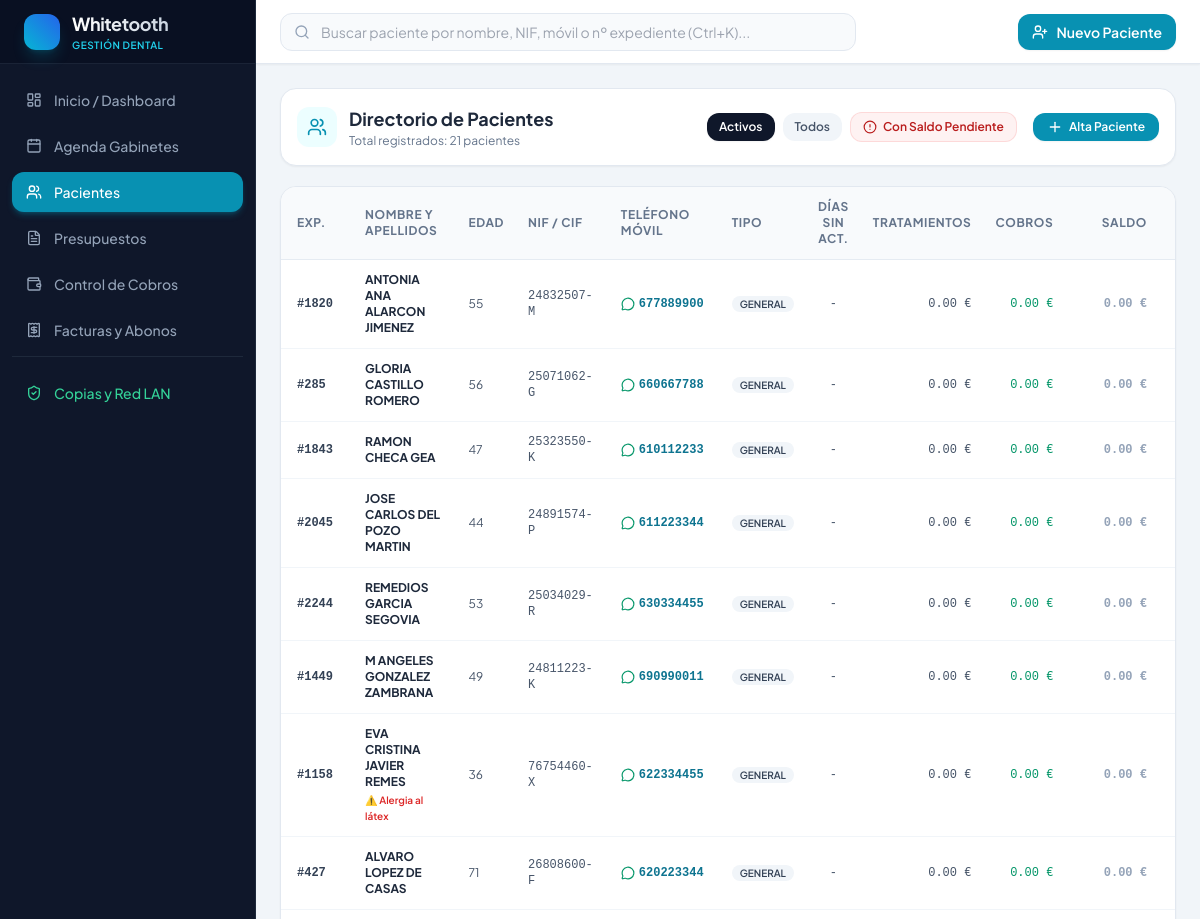
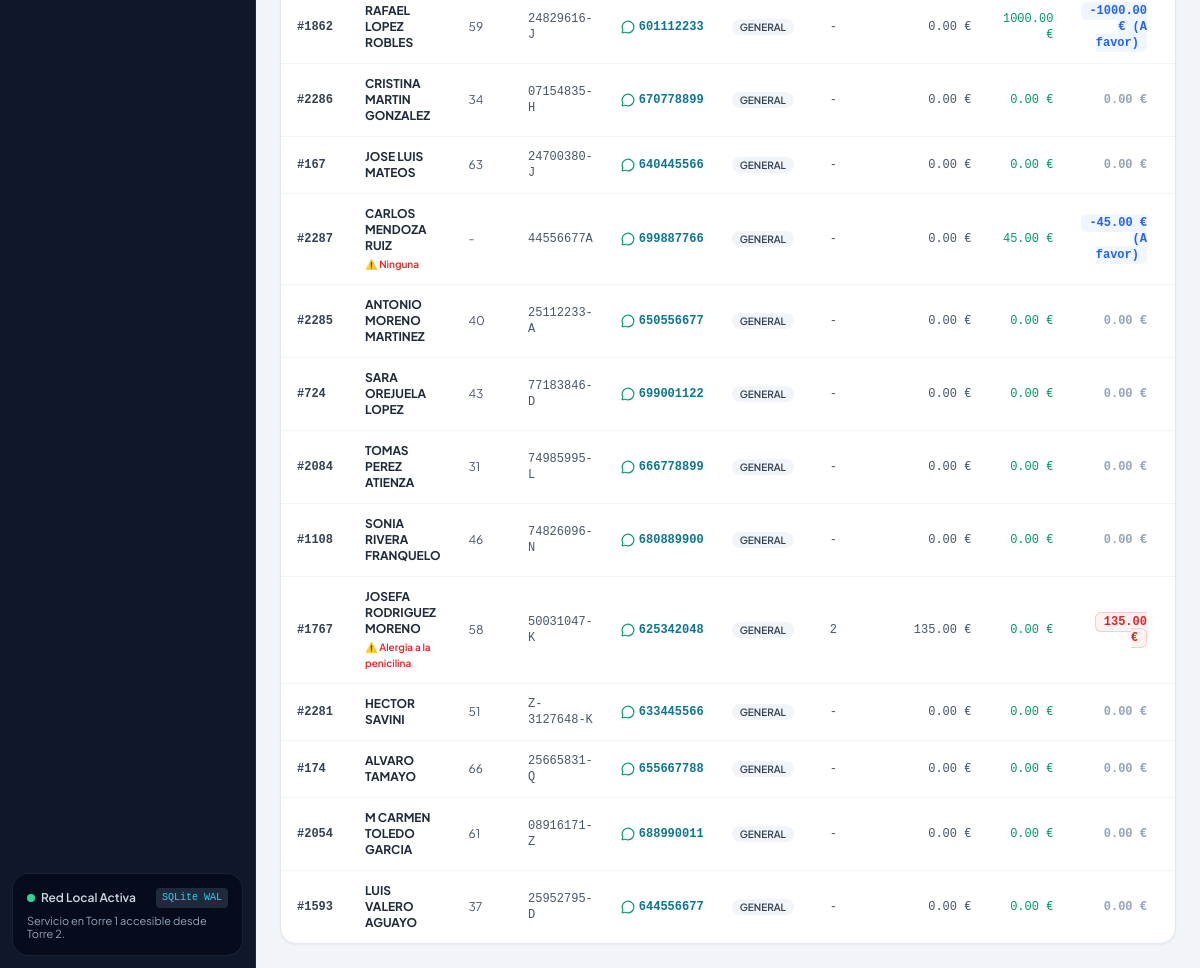
/pacientes, run on the app's committed database (2 pictures, top to bottom).
### tables this page shows
CREATE TABLE pacientes (
        id INTEGER PRIMARY KEY AUTOINCREMENT,
        numero_expediente INTEGER UNIQUE,
        nombre TEXT NOT NULL,
        apellidos TEXT NOT NULL,
        nif_cif TEXT,
        fecha_nacimiento DATE,
        telefono_fijo TEXT,
        telefono_movil TEXT NOT NULL,
        email TEXT,
        direccion TEXT,
        codigo_postal TEXT,
        poblacion TEXT,
        provincia TEXT,
        tipo_paciente TEXT DEFAULT 'general' CHECK(tipo_paciente IN ('general', 'aseguradora', 'infantil', 'vip')),
        aseguradora_nombre TEXT,
        numero_poliza TEXT,
        alergias TEXT,
        antecedentes_medicos TEXT,
        consentimiento_rgpd_firmado INTEGER DEFAULT 0,
        fecha_consentimiento_rgpd TIMESTAMP,
        estado TEXT DEFAULT 'alta' CHECK(estado IN ('alta', 'baja')),
        motivo_consulta TEXT,
        notas_administrativas TEXT,
        created_at TIMESTAMP DEFAULT CURRENT_TIMESTAMP,
        updated_at TIMESTAMP DEFAULT CURRENT_TIMESTAMP
    );

### app/routers/pacientes.py (the view)
@router.get("", response_class=HTMLResponse)
def listar_pacientes(request: Request, q: str = "", estado: str = "alta", con_saldo: bool = False):
    conn = get_db_connection()
    query = """
        SELECT p.*,
            (SELECT COUNT(*) FROM tratamientos_paciente tp WHERE tp.paciente_id = p.id AND tp.estado = 'realizado') as total_tratamientos_realizados,
            COALESCE((SELECT SUM(tp.precio_final) FROM tratamientos_paciente tp WHERE tp.paciente_id = p.id AND tp.estado = 'realizado'), 0.0) as total_tratamientos_importe,
            COALESCE((SELECT SUM(c.importe) FROM cobros c WHERE c.paciente_id = p.id AND c.cobrado = 1), 0.0) as total_cobros_importe,
            (SELECT MAX(tp.fecha_realizacion) FROM tratamientos_paciente tp WHERE tp.paciente_id = p.id) as fecha_ultima_actuacion
        FROM pacientes p
        WHERE (p.estado = ? OR ? = 'todos')
    """
    params = [estado, estado]
    if q.strip():
        query += """ AND (
            p.nombre LIKE ? OR
            p.apellidos LIKE ? OR
            p.nif_cif LIKE ? OR
            p.telefono_movil LIKE ? OR
            p.numero_expediente = ?
        )"""
        search_term = f"%{q.strip()}%"
        exp_val = int(q.strip()) if q.strip().isdigit() else -1
        params.extend([search_term, search_term, search_term, search_term, exp_val])
    query += " ORDER BY p.apellidos, p.nombre"
    rows = conn.execute(query, params).fetchall()
    pacientes = []
    hoy = date.today()
    for row in rows:
        p = dict(row)
        p["edad"] = calcular_edad(p["fecha_nacimiento"])
        p["saldo"] = round(p["total_tratamientos_importe"] - p["total_cobros_importe"], 2)
        if p["fecha_ultima_actuacion"]:
            try:
                f_act = datetime.strptime(p["fecha_ultima_actuacion"][:10], "%Y-%m-%d").date()
                p["dias_sin_actuacion"] = (hoy - f_act).days
            except Exception:
                p["dias_sin_actuacion"] = "-"
        else:
            p["dias_sin_actuacion"] = "-"
        if p["created_at"]:
            try:
                f_alta = datetime.strptime(p["created_at"][:10], "%Y-%m-%d").date()
                p["antiguedad_dias"] = (hoy - f_alta).days
            except Exception:
                p["antiguedad_dias"] = 0
        else:
            p["antiguedad_dias"] = 0
        if con_saldo and p["saldo"] <= 0:
            continue
        pacientes.append(p)
    conn.close()
    from fastapi.templating import Jinja2Templates
    templates = Jinja2Templates(directory="app/templates")
    return templates.TemplateResponse(request=request, name="pacientes.html", context={
        "pacientes": pacientes,
        "q": q,
        "estado": estado,
        "con_saldo": con_saldo
    })

### app/templates/pacientes.html (shortened to what this page needs)
{% extends "base.html" %}
{% block content %}
<div class="space-y-5">
    <div class="flex flex-col sm:flex-row sm:items-center justify-between gap-4 bg-white p-4 rounded-2xl border border-slate-200 shadow-sm">
        <div class="flex items-center gap-3">
            <div class="w-10 h-10 rounded-xl bg-cyan-50 text-cyan-600 flex items-center justify-center">
                <i data-lucide="users" class="w-5 h-5"></i>
            </div>
            <div>
                <h1 class="text-lg font-bold text-slate-800">Directorio de Pacientes</h1>
                <p class="text-xs text-slate-500">Total registrados: {{ pacientes|length }} pacientes</p>
            </div>
        </div>
        <div class="flex flex-wrap items-center gap-2">
            <a href="/pacientes?estado=alta" class="px-3 py-1.5 rounded-xl text-xs font-semibold transition-all {% if estado == 'alta' and not con_saldo %}bg-slate-900 text-white shadow-sm{% else %}bg-slate-100 text-slate-600 hover:bg-slate-200{% endif %}">
                Activos
            </a>
            <a href="/pacientes?estado=todos" class="px-3 py-1.5 rounded-xl text-xs font-semibold transition-all {% if estado == 'todos' %}bg-slate-900 text-white shadow-sm{% else %}bg-slate-100 text-slate-600 hover:bg-slate-200{% endif %}">
                Todos
            </a>
            <a href="/pacientes?con_saldo=true" class="px-3 py-1.5 rounded-xl text-xs font-semibold transition-all flex items-center gap-1.5 {% if con_saldo %}bg-red-600 text-white shadow-sm shadow-red-500/20{% else %}bg-red-50 text-red-700 hover:bg-red-100 border border-red-200/60{% endif %}">
                <i data-lucide="alert-circle" class="w-3.5 h-3.5"></i>
                <span>Con Saldo Pendiente</span>
            </a>
            <button onclick="document.getElementById('modal-nuevo-paciente').classList.remove('hidden')" class="px-3.5 py-1.5 bg-cyan-600 hover:bg-cyan-700 text-white rounded-xl text-xs font-semibold shadow-sm transition-all ml-2 flex items-center gap-1.5">
                <i data-lucide="plus" class="w-4 h-4"></i>
                <span>Alta Paciente</span>
            </button>
        </div>
    </div>
    <div class="bg-white rounded-2xl border border-slate-200 shadow-sm overflow-hidden">
        <div class="overflow-x-auto">
            <table class="w-full text-left text-xs text-slate-600">
                <thead class="bg-slate-50 text-slate-500 uppercase tracking-wider font-semibold border-b border-slate-200/80">
                    <tr>
                        <th class="py-3 px-4">Exp.</th>
                        <th class="py-3 px-4">Nombre y Apellidos</th>
                        <th class="py-3 px-3">Edad</th>
                        <th class="py-3 px-3">NIF / CIF</th>
                        <th class="py-3 px-4">Teléfono Móvil</th>
                        <th class="py-3 px-3">Tipo</th>
                        <th class="py-3 px-3 text-center">Días Sin Act.</th>
                        <th class="py-3 px-3 text-right">Tratamientos</th>
                        <th class="py-3 px-3 text-right">Cobros</th>
                        <th class="py-3 px-4 text-right">Saldo</th>
                        <th class="py-3 px-4 text-center">Acciones</th>
                    </tr>
                </thead>
                <tbody class="divide-y divide-slate-100">
                    {% if pacientes %}
                        {% for p in pacientes %}
                        <tr class="hover:bg-slate-50/80 transition-colors">
                            <td class="py-3 px-4 font-mono font-bold text-slate-700">
                                #{{ p.numero_expediente }}
                            </td>
                            <td class="py-3 px-4 font-bold text-slate-800">
                                <a href="/pacientes/{{ p.id }}" class="hover:text-cyan-600 transition-colors">
                                    {{ p.nombre }} {{ p.apellidos }}
                                </a>
                                {% if p.alergias %}
                                    <span class="block text-[10px] text-red-600 font-semibold mt-0.5">⚠️ {{ p.alergias }}</span>
                                {% endif %}
                            </td>
                            <td class="py-3 px-3 text-slate-600">
                                {{ p.edad if p.edad is not none else '-' }}
                            </td>
                            <td class="py-3 px-3 font-mono text-slate-600">
                                {{ p.nif_cif or '-' }}
                            </td>
                            <td class="py-3 px-4">
                                <button onclick="enviarWhatsApp({{ p.id }}, 'recordatorio_cita')"
                                        class="font-mono text-cyan-700 hover:text-cyan-900 font-semibold flex items-center gap-1">
                                    <i data-lucide="message-circle" class="w-3.5 h-3.5 text-emerald-600"></i>
                                    {{ p.telefono_movil }}
                                </button>
                            </td>
                            <td class="py-3 px-3">
                                <span class="px-2 py-0.5 rounded-full text-[10px] font-semibold uppercase
                                    {% if p.tipo_paciente == 'general' %}bg-slate-100 text-slate-700
                                    {% elif p.tipo_paciente == 'aseguradora' %}bg-blue-100 text-blue-700
                                    {% elif p.tipo_paciente == 'infantil' %}bg-purple-100 text-purple-700
                                    {% elif p.tipo_paciente == 'vip' %}bg-amber-100 text-amber-700
                                    {% endif %}">
                                    {{ p.tipo_paciente }}
                                </span>
                            </td>
                            <td class="py-3 px-3 text-center font-mono">
                                {{ p.dias_sin_actuacion }}
                            </td>
                            <td class="py-3 px-3 text-right font-mono">
                                {{ "%.2f"|format(p.total_tratamientos_importe) }} €
                            </td>
                            <td class="py-3 px-3 text-right font-mono text-emerald-600 font-medium">
                                {{ "%.2f"|format(p.total_cobros_importe) }} €
                            </td>
                            <td class="py-3 px-4 text-right font-mono font-bold">
                                {% if p.saldo > 0 %}
                                    <span class="text-red-600 bg-red-50 px-2 py-0.5 rounded-md border border-red-200">
                                        {{ "%.2f"|format(p.saldo) }} €
                                    </span>
                                {% elif p.saldo < 0 %}
                                    <span class="text-blue-600 bg-blue-50 px-2 py-0.5 rounded-md">
                                        {{ "%.2f"|format(p.saldo) }} € (A favor)
                                    </span>
                                {% else %}
                                    <span class="text-slate-400">0.00 €</span>
                                {% endif %}
                            </td>
                            <td class="py-3 px-4 text-center">
                            </td>
                        </tr>
                        {% endfor %}
                    {% endif %}
                </tbody>
            </table>
        </div>
    </div>
</div>
{% endblock %}

### app/templates/base.html (style rules this page uses)
body { font-family: 'Plus Jakarta Sans', sans-serif; }

### data on the page
pacientes: numero_expediente "1820", nombre "ANTONIA ANA", apellidos "ALARCON JIMENEZ", edad "55", nif_cif "24832507-M", telefono_movil "677889900", tipo_paciente "GENERAL", dias_sin_actuacion "-", total_tratamientos_importe "0.00", total_cobros_importe "0.00", shows "0.00 €"
pacientes: numero_expediente "285", nombre "GLORIA", apellidos "CASTILLO ROMERO", edad "56", nif_cif "25071062-G", telefono_movil "660667788", tipo_paciente "GENERAL", dias_sin_actuacion "-", total_tratamientos_importe "0.00", total_cobros_importe "0.00", shows "0.00 €"
pacientes: numero_expediente "1843", nombre "RAMON", apellidos "CHECA GEA", edad "47", nif_cif "25323550-K", telefono_movil "610112233", tipo_paciente "GENERAL", dias_sin_actuacion "-", total_tratamientos_importe "0.00", total_cobros_importe "0.00", shows "0.00 €"
pacientes: numero_expediente "2045", nombre "JOSE CARLOS", apellidos "DEL POZO MARTIN", edad "44", nif_cif "24891574-P", telefono_movil "611223344", tipo_paciente "GENERAL", dias_sin_actuacion "-", total_tratamientos_importe "0.00", total_cobros_importe "0.00", shows "0.00 €"
pacientes: numero_expediente "2244", nombre "REMEDIOS", apellidos "GARCIA SEGOVIA", edad "53", nif_cif "25034029-R", telefono_movil "630334455", tipo_paciente "GENERAL", dias_sin_actuacion "-", total_tratamientos_importe "0.00", total_cobros_importe "0.00", shows "0.00 €"
pacientes: numero_expediente "1449", nombre "M ANGELES", apellidos "GONZALEZ ZAMBRANA", edad "49", nif_cif "24811223-K", telefono_movil "690990011", tipo_paciente "GENERAL", dias_sin_actuacion "-", total_tratamientos_importe "0.00", total_cobros_importe "0.00", shows "0.00 €"
pacientes: numero_expediente "1158", nombre "EVA CRISTINA", apellidos "JAVIER REMES", alergias "Alergia al látex", edad "36", nif_cif "76754460-X", telefono_movil "622334455", tipo_paciente "GENERAL", dias_sin_actuacion "-", total_tratamientos_importe "0.00", total_cobros_importe "0.00", shows "0.00 €"
pacientes: numero_expediente "427", nombre "ALVARO", apellidos "LOPEZ DE CASAS", edad "71", nif_cif "26808600-F", telefono_movil "620223344", tipo_paciente "GENERAL", dias_sin_actuacion "-", total_tratamientos_importe "0.00", total_cobros_importe "0.00", shows "0.00 €"
pacientes: numero_expediente "1862", nombre "RAFAEL", apellidos "LOPEZ ROBLES", edad "59", nif_cif "24829616-J", telefono_movil "601112233", tipo_paciente "GENERAL", dias_sin_actuacion "-", total_tratamientos_importe "0.00", total_cobros_importe "1000.00", saldo "-1000.00"
pacientes: numero_expediente "2286", nombre "CRISTINA", apellidos "MARTIN GONZALEZ", edad "34", nif_cif "07154835-H", telefono_movil "670778899", tipo_paciente "GENERAL", dias_sin_actuacion "-", total_tratamientos_importe "0.00", total_cobros_importe "0.00", shows "0.00 €"
pacientes: numero_expediente "167", nombre "JOSE LUIS", apellidos "MATEOS", edad "63", nif_cif "24700380-J", telefono_movil "640445566", tipo_paciente "GENERAL", dias_sin_actuacion "-", total_tratamientos_importe "0.00", total_cobros_importe "0.00", shows "0.00 €"
pacientes: numero_expediente "2287", nombre "CARLOS", apellidos "MENDOZA RUIZ", alergias "Ninguna", edad "-", nif_cif "44556677A", telefono_movil "699887766", tipo_paciente "GENERAL", dias_sin_actuacion "-", total_tratamientos_importe "0.00", total_cobros_importe "45.00", saldo "-45.00"
pacientes: numero_expediente "2285", nombre "ANTONIO", apellidos "MORENO MARTINEZ", edad "40", nif_cif "25112233-A", telefono_movil "650556677", tipo_paciente "GENERAL", dias_sin_actuacion "-", total_tratamientos_importe "0.00", total_cobros_importe "0.00", shows "0.00 €"
pacientes: numero_expediente "724", nombre "SARA", apellidos "OREJUELA LOPEZ", edad "43", nif_cif "77183846-D", telefono_movil "699001122", tipo_paciente "GENERAL", dias_sin_actuacion "-", total_tratamientos_importe "0.00", total_cobros_importe "0.00", shows "0.00 €"
pacientes: numero_expediente "2084", nombre "TOMAS", apellidos "PEREZ ATIENZA", edad "31", nif_cif "74985995-L", telefono_movil "666778899", tipo_paciente "GENERAL", dias_sin_actuacion "-", total_tratamientos_importe "0.00", total_cobros_importe "0.00", shows "0.00 €"
pacientes: numero_expediente "1108", nombre "SONIA", apellidos "RIVERA FRANQUELO", edad "46", nif_cif "74826096-N", telefono_movil "680889900", tipo_paciente "GENERAL", dias_sin_actuacion "-", total_tratamientos_importe "0.00", total_cobros_importe "0.00", shows "0.00 €"
pacientes: numero_expediente "1767", nombre "JOSEFA", apellidos "RODRIGUEZ MORENO", alergias "Alergia a la penicilina", edad "58", nif_cif "50031047-K", telefono_movil "625342048", tipo_paciente "GENERAL", dias_sin_actuacion "2", total_tratamientos_importe "135.00", total_cobros_importe "0.00", saldo "135.00"
pacientes: numero_expediente "2281", nombre "HECTOR", apellidos "SAVINI", edad "51", nif_cif "Z-3127648-K", telefono_movil "633445566", tipo_paciente "GENERAL", dias_sin_actuacion "-", total_tratamientos_importe "0.00", total_cobros_importe "0.00", shows "0.00 €"
pacientes: numero_expediente "174", nombre "ALVARO", apellidos "TAMAYO", edad "66", nif_cif "25665831-Q", telefono_movil "655667788", tipo_paciente "GENERAL", dias_sin_actuacion "-", total_tratamientos_importe "0.00", total_cobros_importe "0.00", shows "0.00 €"
pacientes: numero_expediente "2054", nombre "M CARMEN", apellidos "TOLEDO GARCIA", edad "61", nif_cif "08916171-Z", telefono_movil "688990011", tipo_paciente "GENERAL", dias_sin_actuacion "-", total_tratamientos_importe "0.00", total_cobros_importe "0.00", shows "0.00 €"
pacientes: numero_expediente "1593", nombre "LUIS", apellidos "VALERO AGUAYO", edad "37", nif_cif "25952795-D", telefono_movil "644556677", tipo_paciente "GENERAL", dias_sin_actuacion "-", total_tratamientos_importe "0.00", total_cobros_importe "0.00", shows "0.00 €"

### other printed values
{{ pacientes|length }} "21"
